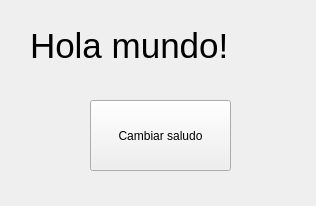
<?xml version="1.0" encoding="UTF-8"?>
<ui version="4.0">
 <class>MainWindow</class>
 <widget class="QMainWindow" name="MainWindow">
  <property name="geometry">
   <rect>
    <x>0</x>
    <y>0</y>
    <width>316</width>
    <height>206</height>
   </rect>
  </property>
  <property name="windowTitle">
   <string>MainWindow</string>
  </property>
  <widget class="QWidget" name="centralwidget">
   <widget class="QLabel" name="etiqueta">
    <property name="geometry">
     <rect>
      <x>30</x>
      <y>20</y>
      <width>241</width>
      <height>51</height>
     </rect>
    </property>
    <property name="font">
     <font>
      <pointsize>26</pointsize>
     </font>
    </property>
    <property name="text">
     <string>Hola mundo!</string>
    </property>
   </widget>
   <widget class="QPushButton" name="cambiar">
    <property name="enabled">
     <bool>true</bool>
    </property>
    <property name="geometry">
     <rect>
      <x>90</x>
      <y>100</y>
      <width>141</width>
      <height>71</height>
     </rect>
    </property>
    <property name="text">
     <string>Cambiar saludo</string>
    </property>
   </widget>
  </widget>
 </widget>
 <resources/>
 <connections/>
</ui>
